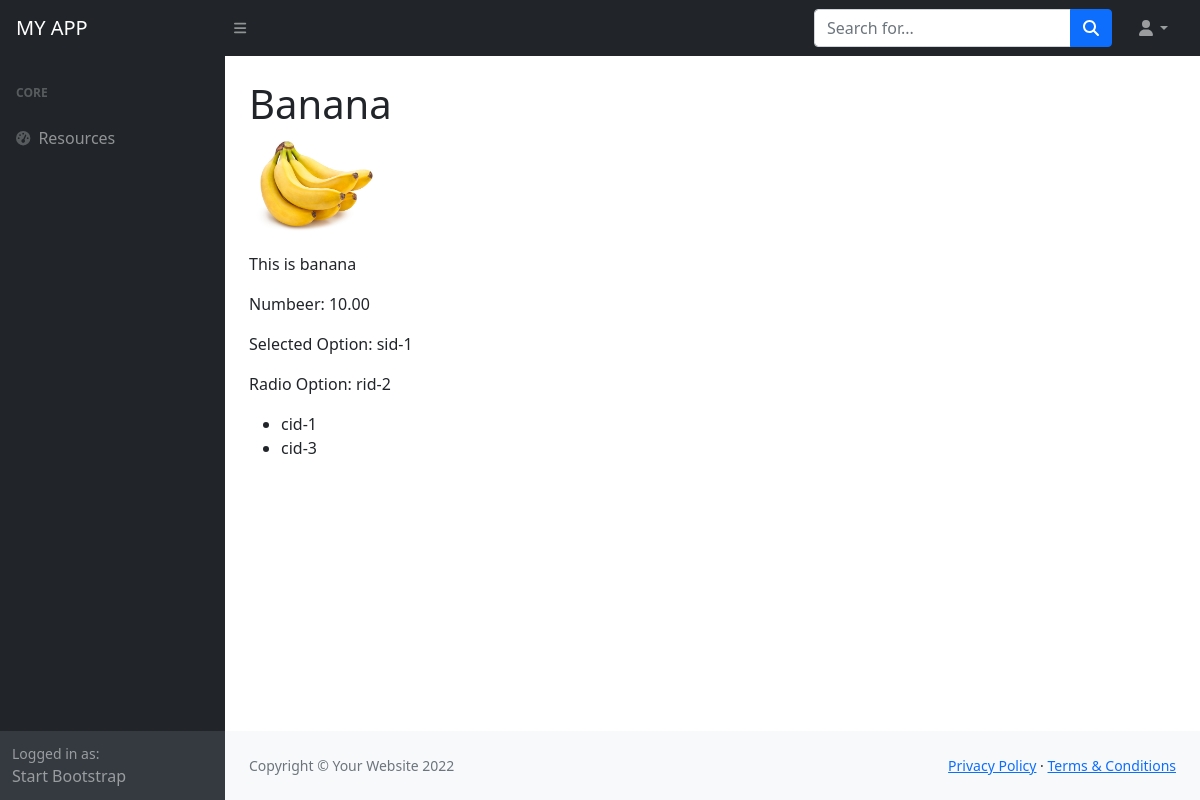
The app's page /crud/admin/resource_view.php?id=4 with its own data.
### tables this page shows
CREATE TABLE `resources` (
  `id` int(11) NOT NULL,
  `short_text` varchar(32) NOT NULL,
  `number` decimal(10,2) NOT NULL,
  `long_text` text NOT NULL,
  `select_option` varchar(32) NOT NULL,
  `radio` varchar(32) NOT NULL,
  `checkbox` varchar(255) NOT NULL,
  `file` varchar(255) NOT NULL,
  `created_on` timestamp NOT NULL DEFAULT current_timestamp()
);

### crud/inc/functions.php (called while the page is built, shortened)
<?php
function getResourceById($id, $conn){
	$sql = "SELECT * FROM  resources  WHERE id={$id}";
	$result = $conn->query($sql);
	$data = array();
	if ($result->num_rows > 0) {
	  $row = $result->fetch_assoc();
	   $data = $row;
	}
	return $data;
}

### crud/admin/resource_view.php (the view)
<?php
include("inc/header.php");
include("../inc/connect.php");
include("../inc/functions.php");
$id = isset($_GET['id'])? $_GET['id'] : 0 ;
$resource = getResourceById($id, $conn);
$resource['checkbox'] = unserialize($resource['checkbox']);
?>
<h1 class="mt-4"><?php echo $resource['short_text']; ?></h1>
<p>
 <img src="../uploads/<?php echo $resource['file']; ?>" height="100"/>
</p>
<p>
 <?php echo $resource['long_text']; ?>
</p>
<p>
 Numbeer: <?php echo $resource['number']; ?>
</p>
<p>
 Selected Option: <?php echo $resource['select_option']; ?>
</p>
<p>
 Radio Option: <?php echo $resource['radio']; ?>
</p>
<ul>
<?php foreach($resource['checkbox'] as $element): ?>
	<li><?php echo $element; ?></li>
<?php endforeach; ?>
</ul>
<?php include("inc/footer.php"); ?>

### records on screen
resources: short_text "Banana", file (picture), long_text "This is banana", number "10.00", select_option "sid-1", radio "rid-2"

### other values on screen
$element "cid-1"
$element "cid-3"
